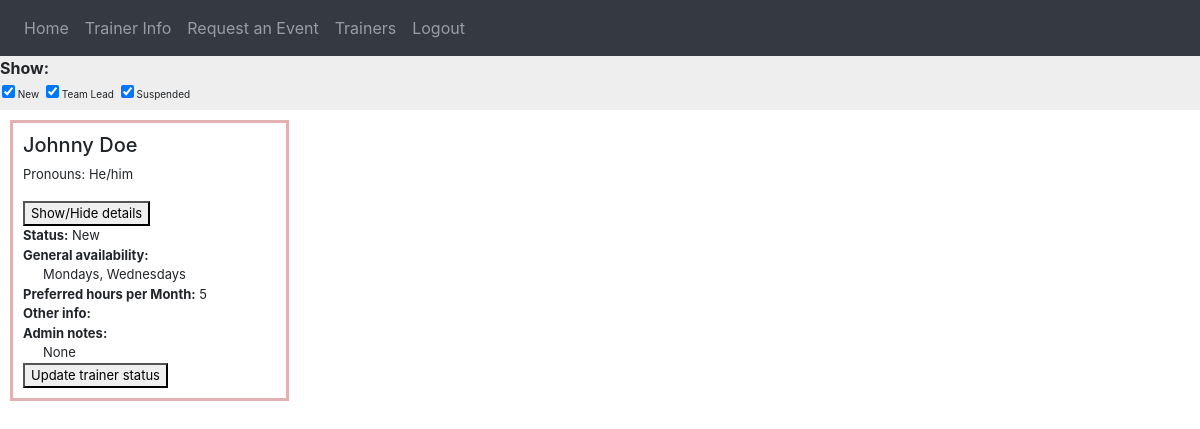
Page /trainer_info (signed in) on the committed database.
### website/models.py (models this page shows)
class Trainer(db.Model):
    id = db.Column(db.Integer, primary_key=True)
    name = db.Column(db.String(50))
    nickname = db.Column(db.String(50))
    date_of_birth = db.Column(db.Date)
    pronouns = db.Column(db.String(50))
    race_ethnicity = db.Column(db.String(100))
    how_did_you_hear = db.Column(db.String(200))
    phone = db.Column(db.String(16))
    text_or_call = db.Column(db.String(16))
    email = db.Column(db.String(50))
    education = db.Column(db.String(100))
    lifesaver_skills = db.Column(db.String(500))
    relevant_exp = db.Column(db.String(500))
    heartsaver_interest = db.Column(db.String(4))
    gen_avail = db.Column(db.String(500))
    hrs_per_month = db.Column(db.Integer)
    languages = db.Column(db.String(50))
    other_info = db.Column(db.String(1500))
    documents = db.Column(db.String(256))
    status = db.Column(db.String(100))
    events = db.relationship('Event', secondary=trainer_event_association)
    admin_notes = db.Column(db.String(1500))

### website/views.py (the view)
@views.route('/trainer_info', methods=['GET', 'POST'])
@login_required
def trainer_info():
    trainers = Trainer.query.all()
    '''
    for trainer in trainers:
        if trainer.gen_avail:
            trainer.gen_avail.sort(key=lambda date: date.start_date)
    '''
    return render_template("trainer_info.html", user=current_user, trainers = trainers,trainer_colors=trainer_colors)

### website/__init__.py (called while the page is built)
def create_app():
    app = Flask(__name__)
    app.config['SECRET_KEY'] = 'hjshjhdjah kjshkjdhjs'
    app.config['SQLALCHEMY_DATABASE_URI'] = f'sqlite:///{DB_NAME}'
    path = os.getcwd()
    UPLOAD_FOLDER = os.path.join(path, 'doc_uploads')
    if not os.path.isdir(UPLOAD_FOLDER):
        os.mkdir(UPLOAD_FOLDER)
    app.config['UPLOAD_FOLDER'] = UPLOAD_FOLDER
    db.init_app(app)
    from .views import views
    from .auth import auth
    app.register_blueprint(views, url_prefix='/')
    app.register_blueprint(auth, url_prefix='/')
    from .models import User
    with app.app_context():
        db.create_all()
    login_manager = LoginManager()
    login_manager.login_view = 'auth.login'
    login_manager.init_app(app)
    @login_manager.user_loader
    def load_user(id):
        return User.query.get(int(id))
    return app

### website/templates/trainer_info.html (shortened to what this page needs)
{% extends "base.html" %} {% block title %}Home{% endblock %} {% block content
    %}
    <div class="trainer-info-container">
        <ul class="filterSection">
            <strong>Show:</strong>
            <li>
                <input checked="true" type="checkbox" value="New"/>
                <label>New</label>
            </li>
            <li>
                <input checked="true" type="checkbox" value="Team Lead"/>
                <label>Team Lead</label>
            </li>
            <li>
                <input checked="true" type="checkbox" value="Suspended"/>
                <label>Suspended</label>
            </li>
        </ul>
        <ul class="list-group list-group-flush" id="trainerInfoFilter">
          {% for trainer in trainers %}
          <li
            id="trainer_{{trainer.id}}"
            data-type="{{trainer.status}}"
            class="list-group-item"
            style="display: inline-block; border-width: 3px;"
          >
          <h5>{{trainer.nickname}}</h5>
          <p>Pronouns: {{trainer.pronouns}}</p>
          <div class="trainer-details">
            <button id="details_{{trainer.id}}"class="show-trainer-details" onClick="showOrHideDropdown(this.id,'trainer')">Show/Hide details</button>
          </div>
          <div class="update-status"><strong>Status:</strong> {{trainer.status}}</div>
            <strong>General availability:</strong><br>
              <div style="margin-left: 20px;">
              {{trainer.gen_avail}}
              </div>
            <strong>Preferred hours per Month:</strong> {{ trainer.hrs_per_month }}<br>
            <strong>Other info:</strong><br>
            <strong>Admin notes:</strong><br>
            <div style="margin-left: 20px;">{{ trainer.admin_notes }}</div>
            <button id="{{trainer.name}}"class="update-trainer-option" onClick="showOrHideDropdown(this.id,'update_div')">Update trainer status</button>
          </li>
          {% endfor %}
        </ul>
      </div>
{% endblock %}>

### website/static/styles/web.css (style rules this page uses)
.trainer-info-container { box-sizing: border-box !important; width: 100% !important; justify-content: center !important; align-items: center !important; max-width: none !important; }
.list-group-item { margin: 10px !important; padding: 10px !important; font-size: small; }
#trainerInfoFilter { display: grid; grid-template-columns: repeat(4, 1fr); grid-gap: 2px; }
body { margin: 0; justify-content: center; align-items: center; }
.filterSection li { list-style: none; margin: 0px; padding: 2px; font-size:10px; display: inline; }
.filterSection { margin: 0px; padding: 0px; background-color: #EEEEEE; }

### rows in the picture
Trainer: nickname "Johnny Doe", pronouns "He/him", status "New", gen_avail "Mondays, Wednesdays", hrs_per_month "5", admin_notes "None"
